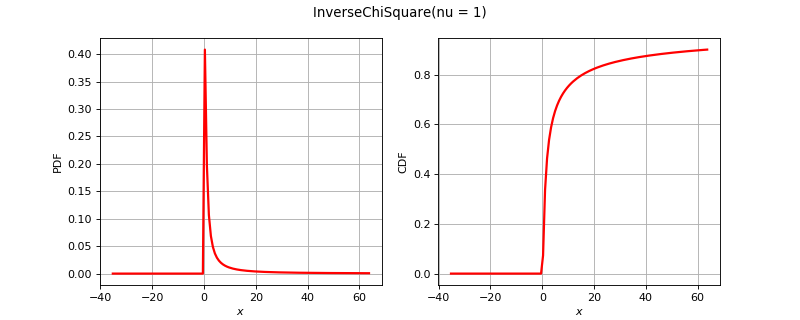

The Python source for this figure:
import openturns as ot
from matplotlib import pyplot as plt
from openturns.viewer import View
if ot.InverseChiSquare().__class__.__name__ == 'Bernoulli':
    distribution = ot.Bernoulli(0.7)
elif ot.InverseChiSquare().__class__.__name__ == 'Binomial':
    distribution = ot.Binomial(5, 0.2)
elif ot.InverseChiSquare().__class__.__name__ == 'ComposedDistribution':
    copula = ot.IndependentCopula(2)
    marginals = [ot.Uniform(1.0, 2.0), ot.Normal(2.0, 3.0)]
    distribution = ot.ComposedDistribution(marginals, copula)
elif ot.InverseChiSquare().__class__.__name__ == 'CumulativeDistributionNetwork':
    coll = [ot.Normal(2),ot.Dirichlet([0.5, 1.0, 1.5])]
    distribution = ot.CumulativeDistributionNetwork(coll, ot.BipartiteGraph([[0,1], [0,1]]))
elif ot.InverseChiSquare().__class__.__name__ == 'Histogram':
    distribution = ot.Histogram([-1.0, 0.5, 1.0, 2.0], [0.45, 0.4, 0.15])
elif ot.InverseChiSquare().__class__.__name__ == 'KernelMixture':
    kernel = ot.Uniform()
    sample = ot.Normal().getSample(5)
    bandwith = [1.0]
    distribution = ot.KernelMixture(kernel, bandwith, sample)
elif ot.InverseChiSquare().__class__.__name__ == 'MaximumDistribution':
    coll = [ot.Uniform(2.5, 3.5), ot.LogUniform(1.0, 1.2), ot.Triangular(2.0, 3.0, 4.0)]
    distribution = ot.MaximumDistribution(coll)
elif ot.InverseChiSquare().__class__.__name__ == 'Multinomial':
    distribution = ot.Multinomial(5, [0.2])
elif ot.InverseChiSquare().__class__.__name__ == 'RandomMixture':
    coll = [ot.Triangular(0.0, 1.0, 5.0), ot.Uniform(-2.0, 2.0)]
    weights = [0.8, 0.2]
    cst = 3.0
    distribution = ot.RandomMixture(coll, weights, cst)
elif ot.InverseChiSquare().__class__.__name__ == 'TruncatedDistribution':
    distribution = ot.TruncatedDistribution(ot.Normal(2.0, 1.5), 1.0, 4.0)
elif ot.InverseChiSquare().__class__.__name__ == 'UserDefined':
    distribution = ot.UserDefined([[0.0], [1.0], [2.0]], [0.2, 0.7, 0.1])
elif ot.InverseChiSquare().__class__.__name__ == 'ZipfMandelbrot':
    distribution = ot.ZipfMandelbrot(10, 2.5, 0.3)
else:
    distribution = ot.InverseChiSquare()
dimension = distribution.getDimension()
title = str(distribution)[:100].split('\n')[0]
if dimension == 1:
    distribution.setDescription(['$x$'])
    pdf_graph = distribution.drawPDF()
    cdf_graph = distribution.drawCDF()
    fig = plt.figure(figsize=(10, 4))
    pdf_axis = fig.add_subplot(121)
    cdf_axis = fig.add_subplot(122)
    View(pdf_graph, figure=fig, axes=[pdf_axis], add_legend=False)
    View(cdf_graph, figure=fig, axes=[cdf_axis], add_legend=False)
    fig.suptitle(title)
elif dimension == 2:
    distribution.setDescription(['$x_1$', '$x_2$'])
    pdf_graph = distribution.drawPDF()
    pdf_graph.setTitle(title)
    fig = plt.figure(figsize=(10, 5))
    pdf_axis = fig.add_subplot(111)
    View(pdf_graph, figure=fig, axes=[pdf_axis], add_legend=False, square_axes=True)
